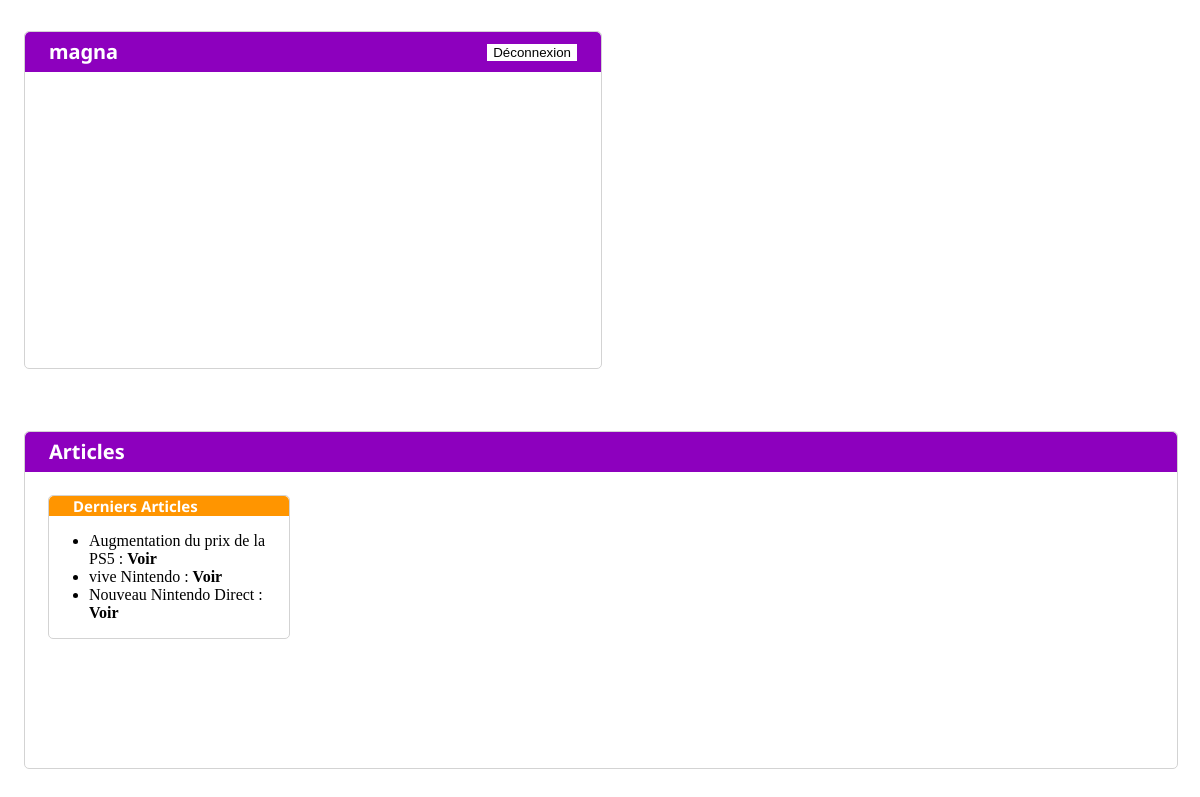
The page /user/1/ (signed in) on the database as committed earlier.
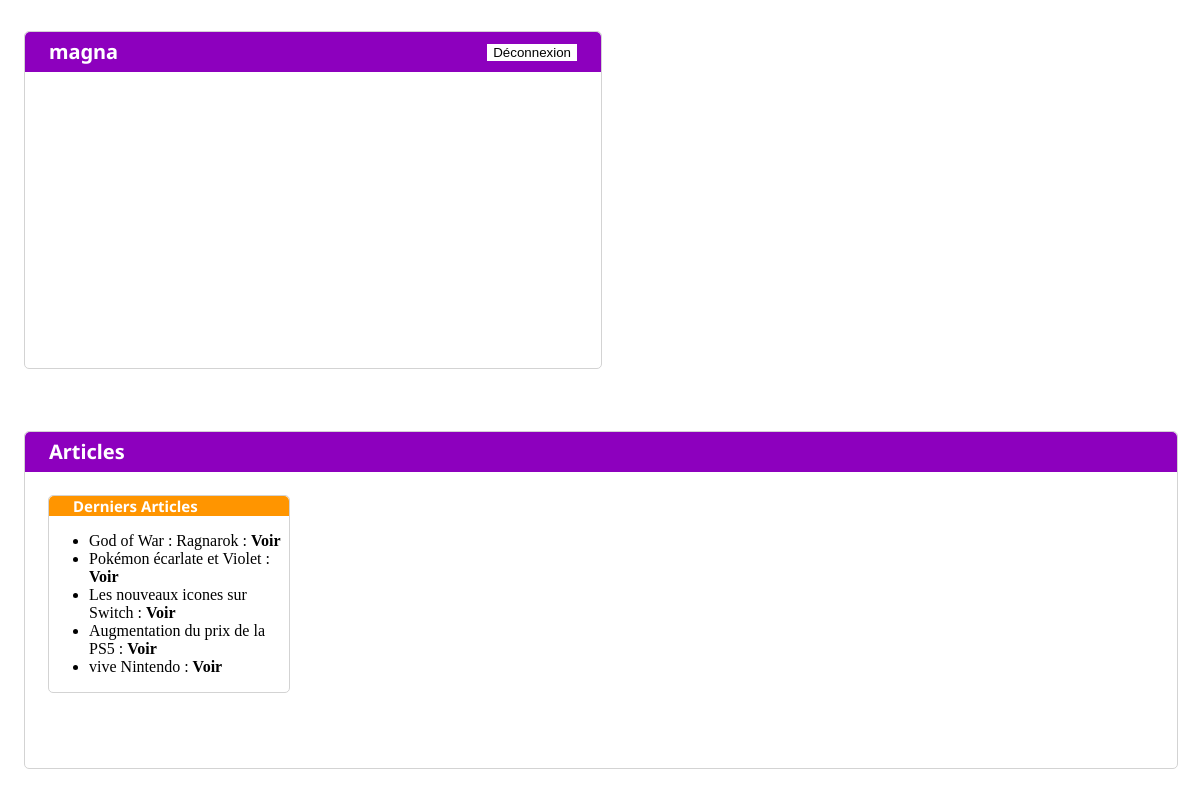
The same page on the database as committed later.
### blog_post/models.py (models this page shows, shortened)
class Post(models.Model):
    title = models.CharField(max_length=30)
    slug = models.SlugField()
    content = models.TextField()
    author = models.ForeignKey(User, null=True, on_delete=models.SET_NULL)
    date = models.DateTimeField()
    isPublished = models.BooleanField()
    categories = models.ManyToManyField(Category)
    mainImage = models.ImageField(upload_to="main_post", null=True, default='Null')

### Blog/views.py (the view)
# urls.py: path('user/<str:id>/', userBoard, name="userBoard"),
def userBoard(request, id):
    print(type(id), type(request.user.id))
    if request.user.id == int(id):
        user = get_object_or_404(User, id=id)
        articles = Post.objects.filter(author_id=id).order_by('-date')[:5]
        print(articles)
        return render(request, 'user/userBoard.html', context={'user': user, 'articles': articles})
    else:
        return render(request, 'user/badUser.html')

### Blog/templates/user/userBoard.html (shortened to what this page needs)
{% extends 'user/base.html' %}

### Blog/templates/user/base.html (shortened to what this page needs)
{% load static %}
<!DOCTYPE html>
<html lang="en">
<head>
    <link rel="stylesheet" href="{% static 'css/baseUser.css' %}">
</head>
<body>
  <section>
      <div id="user">
        <header>
            <h3>{{user.username}}</h3>
            <button><a href="{% url 'logout' %}">Déconnexion</a></button>
        </header>
      </div>
      <div id="articles">
        <header>
            <h3>Articles</h3>
        </header>
        <div id="articles_container">
            <div id="historique">
                <header><h3>Derniers Articles</h3></header>
                <ul>
                    {% for post in articles %}
                        <li>{{ post.title }} : <a href="{% url 'post' id=post.id %}">Voir</a></li>
                    {% endfor %}
                </ul>
            </div>
        </div>
      </div>
  </section>
</body>
</html>

Rows that differ between the two databases and show on the page:
no longer on this page (row unchanged): Post: title "Nouveau Nintendo Direct"
added Post: title "God of War : Ragnarok"
added Post: title "Pokémon écarlate et Violet"
added Post: title "Les nouveaux icones sur Switch"
